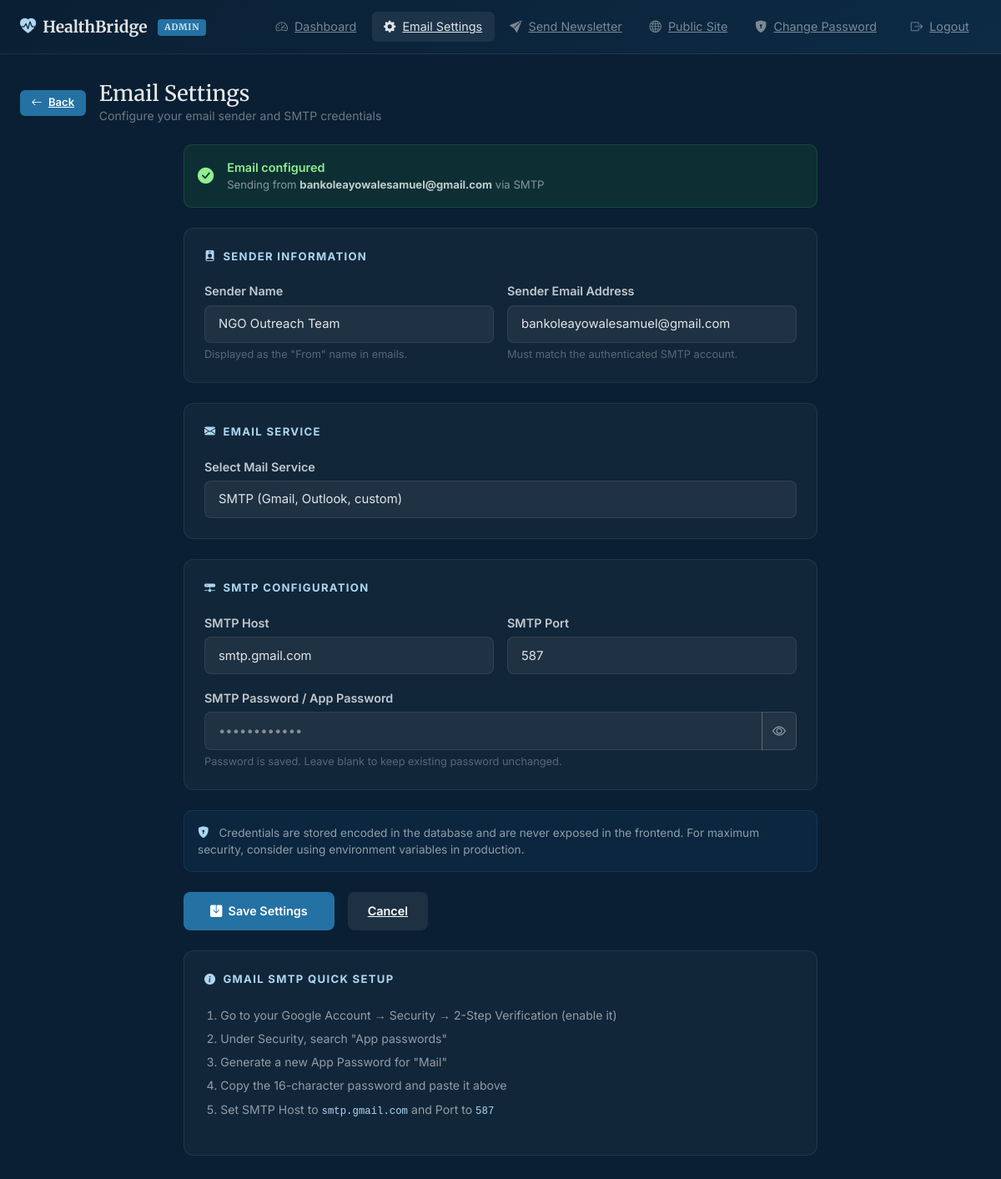
Screenshot of /admin/email-settings (signed in) with the database file from the repository.
### models.py (models this page shows, shortened)
class EmailSettings(db.Model):
    __tablename__ = 'email_settings'
    id = db.Column(db.Integer, primary_key=True)
    sender_email = db.Column(db.String(120), nullable=True)
    sender_name = db.Column(db.String(120), nullable=True)
    smtp_host = db.Column(db.String(120), nullable=True)
    smtp_port = db.Column(db.Integer, nullable=True, default=587)
    smtp_password_enc = db.Column(db.Text, nullable=True)  # base64-encoded, masked in UI
    mail_service = db.Column(db.String(20), default='smtp')  # smtp | brevo | mailchimp
    api_key_enc = db.Column(db.Text, nullable=True)
    updated_at = db.Column(db.DateTime, default=datetime.utcnow, onupdate=datetime.utcnow)

### app.py (the view, shortened to what this page needs)
@app.route('/admin/email-settings', methods=['GET', 'POST'])
@login_required
def admin_email_settings():
    settings = EmailSettings.query.first()
    if not settings:
        settings = EmailSettings()
        db.session.add(settings)
        db.session.commit()
    return render_template('admin_email_settings.html', settings=settings)

### app.py (called while the page is built)
@login_manager.user_loader
def load_user(user_id):
    return AdminUser.query.get(int(user_id))

### templates/admin_email_settings.html (shortened to what this page needs)
{% extends "admin_base.html" %}
{% block content %}
<div class="d-flex align-items-center gap-3 mb-4">
  <a href="{{ url_for('admin_dashboard') }}" class="btn-adm btn-adm-sm"><i class="bi bi-arrow-left"></i> Back</a>
  <div>
    <h1 style="color:rgba(255,255,255,.9);font-family:'Merriweather',serif;font-size:1.6rem;margin:0;">Email Settings</h1>
    <p style="color:rgba(255,255,255,.4);font-size:.88rem;margin:0;">Configure your email sender and SMTP credentials</p>
  </div>
</div>
<div class="row justify-content-center">
  <div class="col-lg-8">
    {% if settings.sender_email %}
    <div class="mb-4 p-3 d-flex align-items-center gap-3" style="background:rgba(46,160,67,.12);border:1px solid rgba(46,160,67,.25);border-radius:10px;">
      <i class="bi bi-check-circle-fill" style="color:#90ee90;font-size:1.2rem;flex-shrink:0;"></i>
      <div>
        <div style="color:#90ee90;font-weight:600;font-size:.9rem;">Email configured</div>
        <div style="color:rgba(255,255,255,.5);font-size:.82rem;">Sending from <strong style="color:rgba(255,255,255,.75);">{{ settings.sender_email }}</strong> via {{ settings.mail_service|upper }}</div>
      </div>
    </div>
    {% endif %}
    <form method="POST" action="{{ url_for('admin_email_settings') }}" class="admin-form-section">
      <div class="admin-settings-group">
        <div class="group-title"><i class="bi bi-person-badge-fill"></i> Sender Information</div>
        <div class="row g-3">
          <div class="col-sm-6">
            <label class="form-label">Sender Name</label>
            <input type="text" name="sender_name" class="form-control"
                   value="{{ settings.sender_name or '' }}" placeholder="e.g. HealthBridge Outreach Team"/>
            <div class="form-text" style="color:rgba(255,255,255,.3);font-size:.8rem;">Displayed as the "From" name in emails.</div>
          </div>
          <div class="col-sm-6">
            <label class="form-label">Sender Email Address</label>
            <input type="email" name="sender_email" class="form-control"
                   value="{{ settings.sender_email or '' }}" placeholder="ngo@yourdomain.com"/>
            <div class="form-text" style="color:rgba(255,255,255,.3);font-size:.8rem;">Must match the authenticated SMTP account.</div>
          </div>
        </div>
      </div>
      <div class="admin-settings-group">
        <div class="group-title"><i class="bi bi-envelope-fill"></i> Email Service</div>
        <div class="row g-3">
          <div class="col-12">
            <label class="form-label">Select Mail Service</label>
            <select name="mail_service" class="form-select" id="mailServiceSelect">
              <option value="smtp" {% if settings.mail_service == 'smtp' %}selected{% endif %}>SMTP (Gmail, Outlook, custom)</option>
            </select>
          </div>
        </div>
      </div>
      <div class="admin-settings-group" id="smtpSection">
        <div class="group-title"><i class="bi bi-hdd-network-fill"></i> SMTP Configuration</div>
        <div class="row g-3">
          <div class="col-sm-6">
            <label class="form-label">SMTP Host</label>
            <input type="text" name="smtp_host" class="form-control"
                   value="{{ settings.smtp_host or '' }}" placeholder="smtp.gmail.com"/>
          </div>
          <div class="col-sm-6">
            <label class="form-label">SMTP Port</label>
            <input type="number" name="smtp_port" class="form-control"
                   value="{{ settings.smtp_port or 587 }}" placeholder="587"/>
          </div>
          <div class="col-12">
            <label class="form-label">SMTP Password / App Password</label>
            <div class="input-group">
              <input type="password" name="smtp_password" class="form-control" id="smtpPwdInput"
                     placeholder="{% if settings.smtp_password_enc %}••••••••••••{% else %}Enter app password{% endif %}"/>
              <button class="btn" type="button" id="toggleSmtpPwd"
                      style="background:rgba(255,255,255,.07);border:1px solid rgba(255,255,255,.15);color:rgba(255,255,255,.6);">
                <i class="bi bi-eye" id="smtpEye"></i>
              </button>
            </div>
            <div class="form-text" style="color:rgba(255,255,255,.3);font-size:.8rem;">
              {% if settings.smtp_password_enc %}
              Password is saved. Leave blank to keep existing password unchanged.
              {% else %}
              For Gmail, use a 16-character App Password (not your regular password).
              {% endif %}
            </div>
          </div>
        </div>
      </div>
      <div class="mb-4 p-3" style="background:rgba(36,113,163,.1);border:1px solid rgba(36,113,163,.25);border-radius:10px;font-size:.85rem;color:rgba(255,255,255,.55);">
        <i class="bi bi-shield-lock-fill me-2" style="color:#aed6f1;"></i>
        Credentials are stored encoded in the database and are never exposed in the frontend. For maximum security, consider using environment variables in production.
      </div>
      <div class="d-flex gap-3">
        <button type="submit" class="btn-adm" style="padding:.75rem 2rem;">
          <i class="bi bi-save-fill"></i> Save Settings
        </button>
        <a href="{{ url_for('admin_dashboard') }}" class="btn-adm" style="background:rgba(255,255,255,.08);padding:.75rem 1.5rem;">
          Cancel
        </a>
      </div>
    </form>
    <div class="mt-4 admin-settings-group">
      <div class="group-title"><i class="bi bi-info-circle-fill"></i> Gmail SMTP Quick Setup</div>
      <ol style="color:rgba(255,255,255,.55);font-size:.88rem;line-height:2;padding-left:1.2rem;">
        <li>Go to your Google Account → Security → 2-Step Verification (enable it)</li>
        <li>Under Security, search "App passwords"</li>
        <li>Generate a new App Password for "Mail"</li>
        <li>Copy the 16-character password and paste it above</li>
        <li>Set SMTP Host to <code style="color:#aed6f1;">smtp.gmail.com</code> and Port to <code style="color:#aed6f1;">587</code></li>
      </ol>
    </div>
  </div>
</div>
{% endblock %}

### static/css/admin.css (style rules this page uses)
:root { --adm-bg: #0a1f33; --adm-sidebar: #0d2b45; --adm-card: #112d47; --adm-border: rgba(255,255,255,.08); --adm-text: rgba(255,255,255,.87); --adm-muted: rgba(255,255,255,.45); --adm-accent: #2471a3; --adm-accent2: #1a5276; --sky-100: #d6eaf8; --sky-200: #aed6f1; }
body.admin-body { background: var(--adm-bg); color: var(--adm-text); font-family: 'Inter', 'Segoe UI', system-ui, sans-serif; min-height: 100vh; }
.admin-form-section .form-label { color: rgba(255,255,255,.75); font-size: .9rem; font-weight: 600; margin-bottom: .35rem; }
.admin-form-section .form-control, .admin-form-section .form-select { background: rgba(255,255,255,.06); border: 1px solid var(--adm-border); border-radius: 8px; color: var(--adm-text); font-size: .93rem; padding: .65rem 1rem; transition: border-color .2s, background .2s; }
.admin-form-section .form-control::placeholder { color: var(--adm-muted); }
.admin-form-section .form-select option { background: var(--adm-card); color: var(--adm-text); }
.admin-settings-group { background: rgba(255,255,255,.03); border: 1px solid var(--adm-border); border-radius: 12px; padding: 1.5rem; margin-bottom: 1.5rem; }
.admin-settings-group .group-title { color: var(--sky-200); font-size: .82rem; font-weight: 700; letter-spacing: .1em; text-transform: uppercase; margin-bottom: 1.2rem; display: flex; align-items: center; gap: .5rem; }
.btn-adm { background: var(--adm-accent); color: #fff; border: none; border-radius: 8px; padding: .6rem 1.4rem; font-size: .9rem; font-weight: 600; transition: background .2s, transform .2s; display: inline-flex; align-items: center; gap: .45rem; }
.btn-adm-sm { padding: .35rem .85rem; font-size: .82rem; border-radius: 6px; }

### rows the page displays
EmailSettings: sender_email "bankoleayowalesamuel@gmail.com", mail_service "SMTP", sender_name "NGO Outreach Team", mail_service "SMTP (Gmail, Outlook, custom)", smtp_host "smtp.gmail.com", smtp_port "587"
